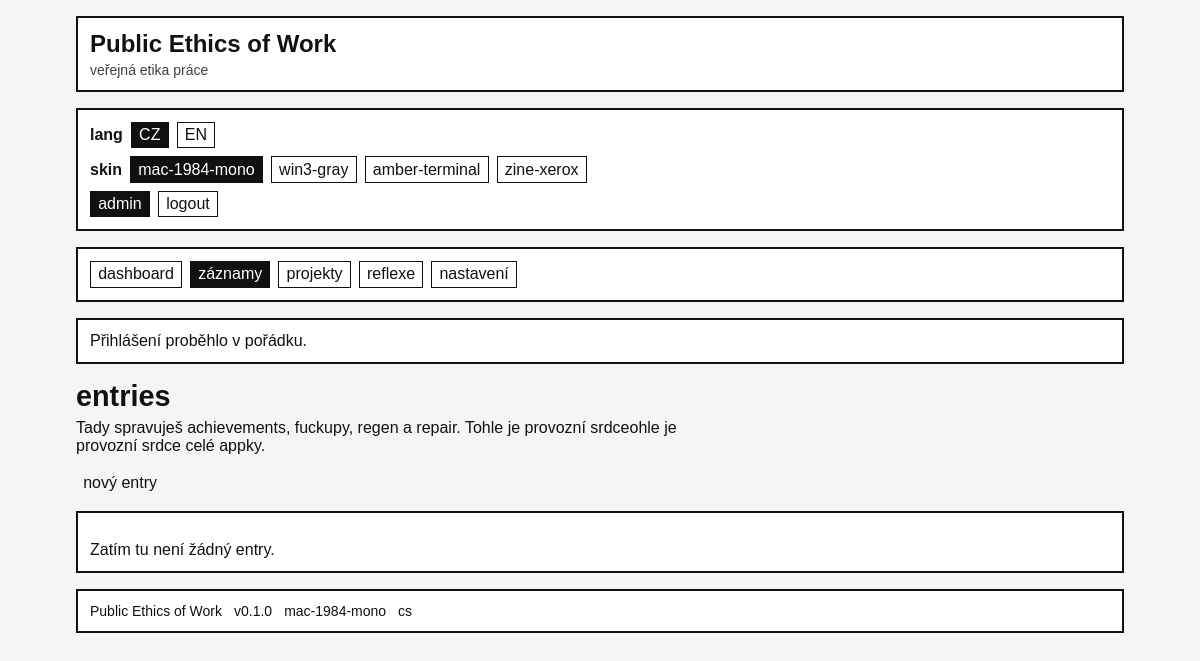
Before: /admin/entries (signed in) with the older database file.
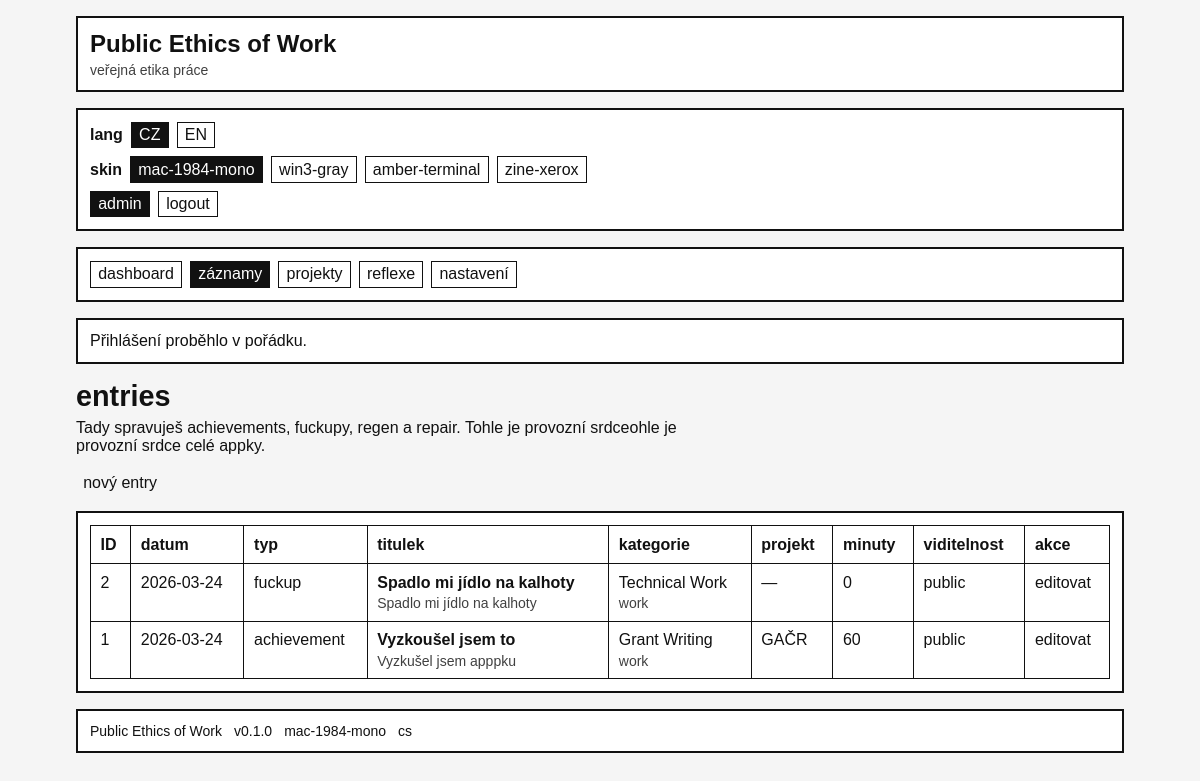
After: the same page with the newer database file.
### tables this page shows
CREATE TABLE entries (
    id INTEGER PRIMARY KEY AUTOINCREMENT,
    entry_date DATE NOT NULL,
    slug VARCHAR(255) UNIQUE,

    entry_type VARCHAR(20) NOT NULL
        CHECK (entry_type IN ('achievement', 'fuckup', 'regen', 'repair')),

    title VARCHAR(255),
    body TEXT NOT NULL,
    public_text TEXT,
    private_notes TEXT,

    minutes INTEGER NOT NULL DEFAULT 0
        CHECK (minutes >= 0),

    category_id INTEGER NOT NULL,
    project_id INTEGER,

    visibility VARCHAR(20) NOT NULL DEFAULT 'private'
        CHECK (visibility IN ('private', 'public', 'internal')),

    locale VARCHAR(20) NOT NULL DEFAULT 'cs'
        CHECK (locale IN ('cs', 'en', 'bilingual')),

    is_invisible_work INTEGER NOT NULL DEFAULT 0
        CHECK (is_invisible_work IN (0, 1)),

    workload_override DECIMAL(10,2),
    recovery_override DECIMAL(10,2),

    what_happened TEXT,
    why_it_matters TEXT,
    my_take TEXT,
    next_time TEXT,

    allow_reflections INTEGER NOT NULL DEFAULT 0
        CHECK (allow_reflections IN (0, 1)),

    repair_of_entry_id INTEGER,

    created_at DATETIME NOT NULL DEFAULT CURRENT_TIMESTAMP,
    updated_at DATETIME NOT NULL DEFAULT CURRENT_TIMESTAMP,

    FOREIGN KEY (category_id)
        REFERENCES categories(id)
        ON UPDATE CASCADE
        ON DELETE RESTRICT,

    FOREIGN KEY (project_id)
        REFERENCES projects(id)
        ON UPDATE CASCADE
        ON DELETE SET NULL,

    FOREIGN KEY (repair_of_entry_id)
        REFERENCES entries(id)
        ON UPDATE CASCADE
        ON DELETE SET NULL
);

CREATE TABLE categories (
    id INTEGER PRIMARY KEY AUTOINCREMENT,
    name VARCHAR(100) NOT NULL,
    slug VARCHAR(100) NOT NULL UNIQUE,
    kind VARCHAR(20) NOT NULL
        CHECK (kind IN ('work', 'recovery')),
    intensity_weight DECIMAL(6,2) NOT NULL DEFAULT 1.00
        CHECK (intensity_weight >= 0),
    recovery_weight DECIMAL(6,2) NOT NULL DEFAULT 0.00
        CHECK (recovery_weight >= 0),
    is_system INTEGER NOT NULL DEFAULT 1
        CHECK (is_system IN (0, 1)),
    sort_order INTEGER NOT NULL DEFAULT 0,
    created_at DATETIME NOT NULL DEFAULT CURRENT_TIMESTAMP,
    updated_at DATETIME NOT NULL DEFAULT CURRENT_TIMESTAMP
);

CREATE TABLE projects (
    id INTEGER PRIMARY KEY AUTOINCREMENT,
    title VARCHAR(255) NOT NULL,
    slug VARCHAR(255) NOT NULL UNIQUE,
    description TEXT,
    public_label VARCHAR(255),
    visibility VARCHAR(20) NOT NULL DEFAULT 'private'
        CHECK (visibility IN ('private', 'public', 'masked')),
    status VARCHAR(20) NOT NULL DEFAULT 'active'
        CHECK (status IN ('active', 'paused', 'archived', 'completed')),
    locale VARCHAR(20) NOT NULL DEFAULT 'cs'
        CHECK (locale IN ('cs', 'en', 'bilingual')),
    is_featured INTEGER NOT NULL DEFAULT 0
        CHECK (is_featured IN (0, 1)),
    sort_order INTEGER NOT NULL DEFAULT 0,
    created_at DATETIME NOT NULL DEFAULT CURRENT_TIMESTAMP,
    updated_at DATETIME NOT NULL DEFAULT CURRENT_TIMESTAMP
);

### app/Core/View.php (called while the page is built, shortened)
<?php
class View
{
    public static function render(string $view, array $data = [], string|false $layout = 'layout'): void
    {
        $viewFile = views_path($view . '.php');
        $content = self::capture($viewFile, $data);
    }
    protected static function capture(string $file, array $data = []): string
    {
        extract($data, EXTR_SKIP);
        require $file;
        return (string) ob_get_clean();
    }
}

### app/Controllers/EntryController.php (called while the page is built, shortened)
<?php
class EntryController
{
    public static function index(): void
    {
        $entries = DB::selectAll(
            'SELECT
                e.*,
                c.name AS category_name,
                c.kind AS category_kind,
                p.title AS project_title
             FROM entries e
             INNER JOIN categories c ON c.id = e.category_id
             LEFT JOIN projects p ON p.id = e.project_id
             ORDER BY e.entry_date DESC, e.created_at DESC, e.id DESC'
        );
        View::render('admin/entries/index', [
            'page_title' => t('page.admin_entries_title'),
            'entries' => $entries,
        ]);
    }
}

### public/index.php (called while the page is built, shortened)
<?php
require_once dirname(__DIR__) . '/app/Helpers/helpers.php';
spl_autoload_register(function (string $class): void {
    $prefix = 'App\\';
    $relativeClass = substr($class, strlen($prefix));
    $file = app_path(str_replace('\\', DIRECTORY_SEPARATOR, $relativeClass) . '.php');
});
Router::dispatch();

### app/Helpers/helpers.php (called while the page is built, shortened)
<?php
if (!function_exists('data_get')) {
    function data_get(array $array, ?string $key, mixed $default = null): mixed
    {
        $segments = explode('.', $key);
        $value = $array;
        foreach ($segments as $segment) {
            $value = $value[$segment];
        }
        return $value;
    }
}
if (!function_exists('base_path')) {
    function base_path(string $path = ''): string
    {
        $base = dirname(__DIR__, 2);
        return $path ? $base . DIRECTORY_SEPARATOR . ltrim($path, DIRECTORY_SEPARATOR) : $base;
    }
}
if (!function_exists('app_path')) {
    function app_path(string $path = ''): string
    {
        return base_path('app' . ($path ? DIRECTORY_SEPARATOR . $path : ''));
    }
}
if (!function_exists('config')) {
    function config(?string $key = null, mixed $default = null): mixed
    {
        $config = App::get('config', []);
        return data_get($config, $key, $default);
    }
}
if (!function_exists('t')) {
    function t(string $key, ?string $fallback = null): string
    {
        return Lang::get($key, $fallback);
    }
}
if (!function_exists('e')) {
    function e(?string $value): string
    {
        return htmlspecialchars((string) $value, ENT_QUOTES, 'UTF-8');
    }
}
if (!function_exists('base_url')) {
    function base_url(string $path = ''): string
    {
        $base = rtrim(str_replace('\\', '/', dirname($_SERVER['SCRIPT_NAME'] ?? '')), '/');
        if ($path === '') {
            return $base ?: '/';
        }
        if (str_starts_with($path, '?')) {
            return ($base ?: '') . '/' . ltrim($path, '/');
        }
        return ($base ?: '') . '/' . ltrim($path, '/');
    }
}
if (!function_exists('url')) {
    function url(string $path = ''): string
    {
        return base_url($path);
    }
}
if (!function_exists('routes')) {
    function routes(): array
    {
        return config('routes', []);
    }
}
if (!function_exists('find_route')) {
    function find_route(string $name): ?array
    {
        foreach (routes() as $route) {
            if (($route['name'] ?? null) === $name) {
                return $route;
            }
        }
        return null;
    }
}
if (!function_exists('route_url')) {
    function route_url(string $name, array $params = []): string
    {
        $route = find_route($name);
        $path = $route['path'];
        $path = preg_replace_callback(
            '#\{([a-zA-Z_][a-zA-Z0-9_]*)\}#',
            static function (array $matches) use ($params) {
                $key = $matches[1];
                return isset($params[$key]) ? rawurlencode((string) $params[$key]) : $matches[0];
            },
            $path
        );
        return url(ltrim($path, '/'));
    }
}

### app/Core/App.php (called while the page is built, shortened)
<?php
class App
{
    protected static array $store = [];
    public static function set(string $key, mixed $value): void
    {
        self::$store[$key] = $value;
    }
    public static function get(string $key, mixed $default = null): mixed
    {
        return self::$store[$key] ?? $default;
    }
}

### app/Core/Lang.php (called while the page is built, shortened)
<?php
class Lang
{
    public static function get(string $key, ?string $fallback = null): string
    {
        $translations = App::get('lang', []);
        if (array_key_exists($key, $translations)) {
            return (string) $translations[$key];
        }
        return $fallback ?? $key;
    }
}

### app/Core/DB.php (called while the page is built, shortened)
<?php
class DB
{
    protected static ?PDO $pdo = null;
    public static function connection(): PDO
    {
        $default = config('database.default', 'sqlite');
        $config = config('database.connections.' . $default);
        try {
            if ($default === 'sqlite') {
                $databasePath = $config['database'] ?? base_path('database/worklog.sqlite');
                $dir = dirname($databasePath);
                $dsn = 'sqlite:' . $databasePath;
                self::$pdo = new PDO($dsn, null, null, self::sqliteOptions());
                self::$pdo->exec('PRAGMA foreign_keys = ON');
            }
        } catch (PDOException $e) {
            throw new RuntimeException('Database connection failed: ' . $e->getMessage(), 0, $e);
        }
        return self::$pdo;
    }
    public static function selectAll(string $sql, array $params = []): array
    {
        $stmt = self::connection()->prepare($sql);
        $stmt->execute($params);
        return $stmt->fetchAll();
    }
    protected static function baseOptions(): array
    {
        return [
            PDO::ATTR_ERRMODE => PDO::ERRMODE_EXCEPTION,
            PDO::ATTR_DEFAULT_FETCH_MODE => PDO::FETCH_ASSOC,
            PDO::ATTR_EMULATE_PREPARES => false,
        ];
    }
    protected static function sqliteOptions(): array
    {
        return self::baseOptions();
    }
}

### app/Views/admin/entries/index.php (the view)
<section class="page-section">
    <header class="page-header">
        <h1><?php echo e($page_title ?? t('page.admin_entries_title')); ?></h1>
        <p class="page-lead">
            Tady spravuješ achievements, fuckupy, regen a repair. Tohle je provozní srdceohle je provozní srdce celé appky.
        </p>
    </header>
    <div class="toolbar">
        <a href="<?php echo e(route_url('admin.entries.create')); ?>" class="button-link">
            <?php echo e(t('action.new_entry')); ?>
        </a>
    </div>
    <?php if (empty($entries)): ?>
        <article class="card">
            <p>Zatím tu není žádný entry.</p>
        </article>
    <?php else: ?>
        <article class="card">
            <div class="table-wrap">
                <table class="admin-table">
                    <thead>
                        <tr>
                            <th>ID</th>
                            <th><?php echo e(t('label.date')); ?></th>
                            <th><?php echo e(t('label.type')); ?></th>
                            <th><?php echo e(t('label.title')); ?></th>
                            <th><?php echo e(t('label.category')); ?></th>
                            <th><?php echo e(t('label.project')); ?></th>
                            <th><?php echo e(t('label.minutes')); ?></th>
                            <th><?php echo e(t('label.visibility')); ?></th>
                            <th>akce</th>
                        </tr>
                    </thead>
                    <tbody>
                        <?php foreach ($entries as $entry): ?>
                            <tr>
                                <td><?php echo e((string) $entry['id']); ?></td>
                                <td><?php echo e($entry['entry_date']); ?></td>
                                <td><?php echo e($entry['entry_type']); ?></td>
                                <td>
                                    <strong><?php echo e($entry['title'] ?? '(bez titulku)'); ?></strong>
                                    <div class="table-subline">
                                        <?php echo e(mb_strimwidth(strip_tags($entry['body']), 0, 110, '…', 'UTF-8')); ?>
                                    </div>
                                </td>
                                <td>
                                    <?php echo e($entry['category_name']); ?>
                                    <div class="table-subline"><?php echo e($entry['category_kind']); ?></div>
                                </td>
                                <td><?php echo e($entry['project_title'] ?? '—'); ?></td>
                                <td><?php echo e((string) $entry['minutes']); ?></td>
                                <td><?php echo e($entry['visibility']); ?></td>
                                <td>
                                    <a href="<?php echo e(route_url('admin.entries.edit', ['id' => $entry['id']])); ?>">
                                        <?php echo e(t('action.edit')); ?>
                                    </a>
                                </td>
                            </tr>
                        <?php endforeach; ?>
                    </tbody>
                </table>
            </div>
        </article>
    <?php endif; ?>
</section>

### app/Core/Router.php (shortened to what the rows shown need)
<?php
class Router
{
    public static function dispatch(): void
    {
        $method = strtoupper($_SERVER['REQUEST_METHOD'] ?? 'GET');
        $uri = $_SERVER['REQUEST_URI'] ?? '/';
        $path = self::normalizePath((string) parse_url($uri, PHP_URL_PATH));
        $routes = config('routes', []);
        foreach ($routes as $route) {
            if (strtoupper($route['method']) !== $method) {
                continue;
            }
            $params = self::match($route['path'], $path);
            if ($params === null) {
                continue;
            }
            if (!empty($route['handler'])) {
                self::runHandler($route, $params);
                return;
            }
            return;
        }
    }
    protected static function runHandler(array $route, array $params = []): void
    {
        $handler = $route['handler'];
        [$class, $method] = $handler;
        call_user_func([$class, $method], $params);
    }
    protected static function match(string $routePath, string $requestPath): ?array
    {
        $pattern = preg_replace_callback(
            '#\{([a-zA-Z_][a-zA-Z0-9_]*)\}#',
            static fn(array $matches) => '(?P<' . $matches[1] . '>[^/]+)',
            $routePath
        );
        $pattern = '#^' . rtrim($pattern, '/') . '$#';
        if ($routePath === '/') {
            $pattern = '#^/$#';
        }
        if (!preg_match($pattern, $requestPath, $matches)) {
            return null;
        }
        $params = [];
        return $params;
    }
    protected static function normalizePath(string $path): string
    {
        $path = '/' . trim($path, '/');
        return $path === '//' ? '/' : $path;
    }
}

Changed rows visible on the page:
added entries: id "2", entry_date "2026-03-24", entry_type "fuckup", title "Spadlo mi jídlo na kalhoty", body "Spadlo mi jídlo na kalhoty", category.name "Technical Work", category.kind "work", project_title "—", minutes "0", visibility "public"
added entries: id "1", entry_date "2026-03-24", entry_type "achievement", title "Vyzkoušel jsem to", body "Vyzkušel jsem apppku", category.name "Grant Writing", category.kind "work", project.title "GAČR", minutes "60", visibility "public"
Other visible differences:
list line gone: "Zatím tu není žádný entry."
new list line: "ID datum typ titulek kategorie projekt minuty viditelnost akce"
